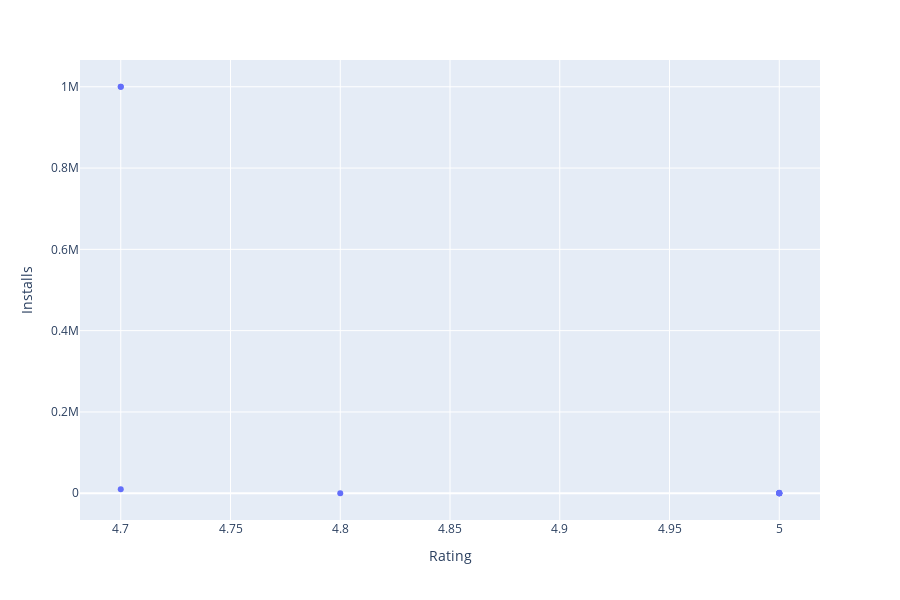

Notebook source saved alongside this figure:
### Code cell
# import pandas as pd
# import plotly_express as px
# new_data = df_t.query("Category == 'SHOPPING'")
# imp = int(input("Select the number of Apps to be displayed\n"))
# if imp>=1 and imp<= len(new_data):
#     new_df = new_data[:imp]
#     pt = px.scatter(new_df,x = "Rating",y = "Installs",hover_name='App',hover_data=['Genres','Content Rating'])
#     pt.show()
# else:
#     print('invalid input')

### Figure 1 — Plotly figure (JSON) as saved in the notebook; plotly's stock layout.template omitted (floating-point values rounded to 4 significant figures)
{"data": [{"customdata": [["SHOPPING", "EVERYONE"], ["SHOPPING", "EVERYONE"], ["SHOPPING", "EVERYONE"], ["SHOPPING", "TEEN"], ["SHOPPING", "EVERYONE"], ["SHOPPING", "EVERYONE"], ["SHOPPING", "EVERYONE"], ["SHOPPING", "EVERYONE"], ["SHOPPING", "EVERYONE"], ["SHOPPING", "EVERYONE"]], "hoverlabel": {"namelength": 0}, "hovertemplate": "<b>%{hovertext}</b><br><br>Rating=%{x}<br>Installs=%{y}<br>Genres=%{customdata[0]}<br>Content Rating=%{customdata[1]}", "hovertext": ["AJ RETAILS", "DINE IN CT - FOOD DELIVERY", "BL FLOWERS DIGITAL", "A-Y COLLECTION", "DG OFF - 100% FREE COUPONS & DEALS", "DT CLOTHINGS", "SHOPPING LIST S PRO", "ALL STATES AG PARTS", "NIKE", "SHOPULAR: COUPONS, WEEKLY ADS & SHOPPING DEALS"], "legendgroup": "", "marker": {"color": "#636efa", "symbol": "circle"}, "mode": "markers", "name": "", "showlegend": false, "type": "scatter", "x": ["5.0", "5.0", "5.0", "5.0", "5.0", "5.0", "4.8", "4.7", "4.7", "4.7"], "xaxis": "x", "y": [10, 1000, 100, 100, 10, 10, 100, 10000, 1000000, 1000000], "yaxis": "y"}], "layout": {"height": 600, "legend": {"tracegroupgap": 0}, "margin": {"t": 60}, "xaxis": {"anchor": "y", "domain": [0, 1], "title": {"text": "Rating"}}, "yaxis": {"anchor": "x", "domain": [0, 1], "title": {"text": "Installs"}}}}
